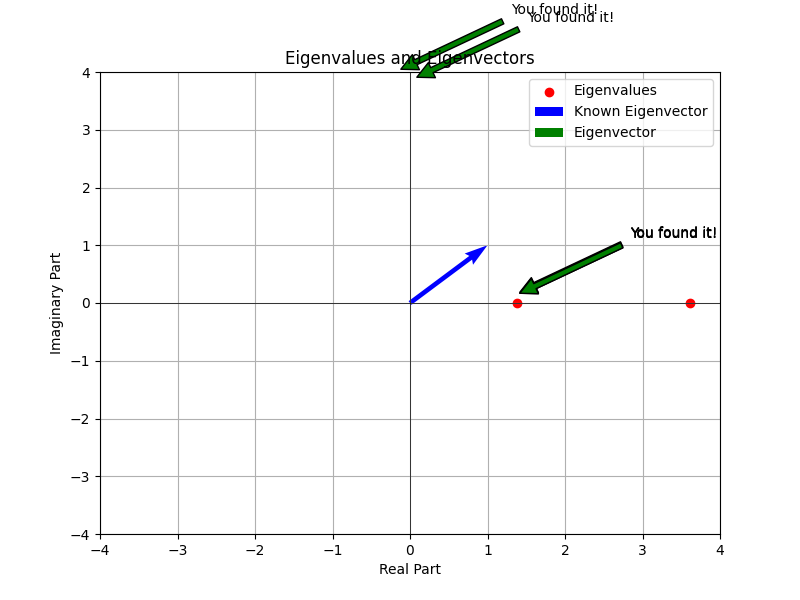

This chart was generated by the following Python code:
import numpy as np
import matplotlib.pyplot as plt

# Define the 2x2 matrix and its known eigenvector
A = np.array([[2, 1],
              [1, 3]])

known_eigenvector = np.array([1, 1])  # Known eigenvector for this example (change as needed)

# Compute eigenvalues and eigenvectors
eigenvalues, eigenvectors = np.linalg.eig(A)

# Extract eigenvectors
eigenvector1 = eigenvectors[:, 0]
eigenvector2 = eigenvectors[:, 1]

# Create the plot
fig, ax = plt.subplots(figsize=(8, 6))
plt.scatter(np.real(eigenvalues), np.imag(eigenvalues), marker='o', color='red', label='Eigenvalues')
plt.axhline(0, color='black', linewidth=0.5)
plt.axvline(0, color='black', linewidth=0.5)

# Plot the known eigenvector as a blue arrow
known_arrow = ax.quiver(0, 0, *known_eigenvector, angles='xy', scale_units='xy', scale=1,
                        color='blue', label='Known Eigenvector')

# Plot the initial eigenvector as a green arrow
initial_eigenvector = np.array([0.5, 0.5])  # Initial position of the eigenvector
eigenvector_arrow = ax.quiver(0, 0, *initial_eigenvector, angles='xy', scale_units='xy', scale=1,
                              color='green', label='Eigenvector')

# Set axis labels and limits
plt.xlabel('Real Part')
plt.ylabel('Imaginary Part')
plt.xlim(-4, 4)
plt.ylim(-4, 4)
plt.grid()
plt.legend()
plt.title('Eigenvalues and Eigenvectors')

# Function to update eigenvector position
def update_eigenvector(event):
    global initial_eigenvector, eigenvector_arrow

    x, y = event.xdata, event.ydata
    eigenvector_arrow.set_offsets((x, y))
    plt.draw()

    # Check if the eigenvector direction is close to the known eigenvector direction
    vec = np.array([x, y])
    vec /= np.linalg.norm(vec)  # Normalize the vector to make it a unit vector
    dot_product = np.dot(known_eigenvector, vec)

    if abs(dot_product - 1) < 0.1:
        ax.annotate("You found it!", (x, y), xytext=(x + 1.5, y + 1),
                    arrowprops=dict(facecolor='green', shrink=0.05))
    else:
        # Remove the previous annotation if the eigenvector is not found
        ax.texts = []

    plt.draw()

# Connect mouse event to update eigenvector position
fig.canvas.mpl_connect('motion_notify_event', update_eigenvector)

plt.show()
